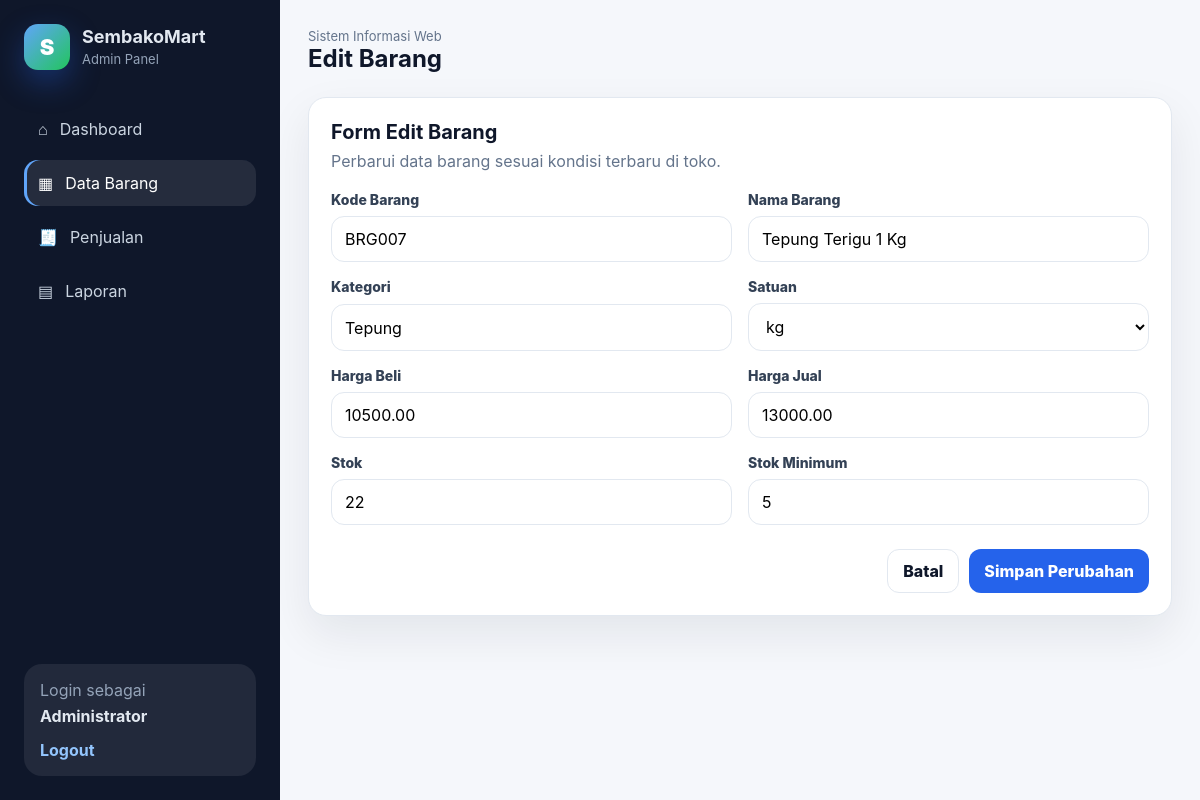
Page /barang/edit.php?id=7 (signed in) on the committed database.
### tables this page shows
CREATE TABLE barang (
  id INT AUTO_INCREMENT PRIMARY KEY,
  kode_barang VARCHAR(30) NOT NULL UNIQUE,
  nama_barang VARCHAR(150) NOT NULL,
  kategori VARCHAR(100) NOT NULL,
  satuan VARCHAR(20) NOT NULL DEFAULT 'pcs',
  harga_beli DECIMAL(12,2) NOT NULL DEFAULT 0,
  harga_jual DECIMAL(12,2) NOT NULL DEFAULT 0,
  stok INT NOT NULL DEFAULT 0,
  stok_minimum INT NOT NULL DEFAULT 5,
  created_at TIMESTAMP DEFAULT CURRENT_TIMESTAMP,
  updated_at TIMESTAMP DEFAULT CURRENT_TIMESTAMP ON UPDATE CURRENT_TIMESTAMP
);

### config/functions.php (called while the page is built, shortened)
<?php
function e($value): string
{
    return htmlspecialchars((string)$value, ENT_QUOTES, 'UTF-8');
}

### barang/edit.php (the view, shortened to what this page needs)
<?php
require_once __DIR__ . '/../config/koneksi.php';
$id = (int)($_GET['id'] ?? 0);
$stmt = $conn->prepare('SELECT * FROM barang WHERE id = ? LIMIT 1');
$stmt->bind_param('i', $id);
$stmt->execute();
$data = $stmt->get_result()->fetch_assoc();
require_once __DIR__ . '/../partials/header.php';
?>
<div class="card form-card">
    <div class="card-header">
        <div>
            <h3>Form Edit Barang</h3>
            <p>Perbarui data barang sesuai kondisi terbaru di toko.</p>
        </div>
    </div>
    <form method="post" class="form-grid">
        <div class="form-group">
            <label>Kode Barang</label>
            <input type="text" name="kode_barang" value="<?= e($data['kode_barang']) ?>" required>
        </div>
        <div class="form-group">
            <label>Nama Barang</label>
            <input type="text" name="nama_barang" value="<?= e($data['nama_barang']) ?>" required>
        </div>
        <div class="form-group">
            <label>Kategori</label>
            <input type="text" name="kategori" value="<?= e($data['kategori']) ?>" required>
        </div>
        <div class="form-group">
            <label>Satuan</label>
            <select name="satuan" required>
                <?php foreach (['pcs', 'kg', 'liter', 'dus', 'pack', 'botol', 'kaleng', 'sachet'] as $satuan): ?>
                    <option value="<?= e($satuan) ?>" <?= $data['satuan'] === $satuan ? 'selected' : '' ?>><?= e($satuan) ?></option>
                <?php endforeach; ?>
            </select>
        </div>
        <div class="form-group">
            <label>Harga Beli</label>
            <input type="number" name="harga_beli" min="0" step="100" value="<?= e($data['harga_beli']) ?>" required>
        </div>
        <div class="form-group">
            <label>Harga Jual</label>
            <input type="number" name="harga_jual" min="0" step="100" value="<?= e($data['harga_jual']) ?>" required>
        </div>
        <div class="form-group">
            <label>Stok</label>
            <input type="number" name="stok" min="0" value="<?= e($data['stok']) ?>" required>
        </div>
        <div class="form-group">
            <label>Stok Minimum</label>
            <input type="number" name="stok_minimum" min="0" value="<?= e($data['stok_minimum']) ?>" required>
        </div>
        <div class="form-actions">
            <a class="btn btn-outline" href="index.php">Batal</a>
            <button class="btn btn-primary" type="submit">Simpan Perubahan</button>
        </div>
    </form>
</div>
<?php require_once __DIR__ . '/../partials/footer.php'; ?>

### assets/css/style.css (style rules this page uses)
:root { --bg: #f5f7fb; --surface: #ffffff; --primary: #2563eb; --primary-dark: #1d4ed8; --success: #16a34a; --warning: #f59e0b; --danger: #dc2626; --text: #0f172a; --muted: #64748b; --line: #e2e8f0; --soft: #eff6ff; --shadow: 0 18px 45px rgba(15, 23, 42, 0.08); --radius: 18px; }
* { box-sizing: border-box; }
body { margin: 0; font-family: Inter, ui-sans-serif, system-ui, -apple-system, BlinkMacSystemFont, "Segoe UI", sans-serif; background: var(--bg); color: var(--text); }
a { color: inherit; text-decoration: none; }
button, input, select { font: inherit; }
.card, .stat-card { background: var(--surface); border: 1px solid var(--line); border-radius: var(--radius); box-shadow: var(--shadow); }
.card { padding: 22px; }
.card-header { display: flex; align-items: flex-start; justify-content: space-between; gap: 18px; margin-bottom: 18px; }
.card-header h3, .card-header p { margin: 0; }
.card-header h3 { font-size: 20px; }
.card-header p { color: var(--muted); margin-top: 5px; line-height: 1.5; }
.btn { border: 0; border-radius: 12px; padding: 11px 15px; cursor: pointer; display: inline-flex; align-items: center; justify-content: center; font-weight: 800; transition: 0.2s ease; white-space: nowrap; }
.btn-primary { background: var(--primary); color: #fff; }
.btn-outline { background: #fff; color: var(--text); border: 1px solid var(--line); }
.form-card { max-width: 980px; }
.form-grid { display: grid; grid-template-columns: repeat(2, minmax(0, 1fr)); gap: 16px; }
.form-group { display: grid; gap: 8px; }
.form-group label { color: #334155; font-weight: 800; font-size: 14px; }
.form-group input, .form-group select { width: 100%; border: 1px solid var(--line); background: #fff; border-radius: 13px; padding: 12px 13px; outline: none; transition: 0.2s ease; }
.form-actions { grid-column: 1 / -1; display: flex; justify-content: flex-end; gap: 10px; margin-top: 8px; }

### rows in the picture
barang: kode_barang "BRG007", nama_barang "Tepung Terigu 1 Kg", kategori "Tepung", harga_beli "10500.00", harga_jual "13000.00", stok "22", stok_minimum "5"

### other values in the picture
$_SESSION['admin']['nama'] "Administrator"
$title "Edit Barang"
form field satuan "kg"
